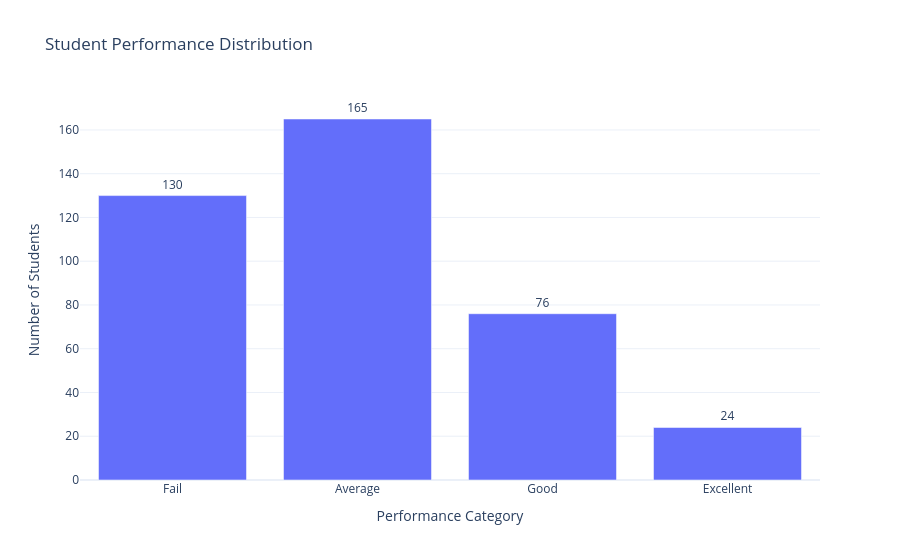

The cell this chart's notebook holds for it:
### Markdown cell above
## 3. Interactive Performance Distribution

### Code cell
performance_order = ['Fail', 'Average', 'Good', 'Excellent']
performance_counts = (
    df['performance_category']
      .value_counts()
      .reindex(performance_order, fill_value=0)
      .reset_index()
)
performance_counts.columns = ['Performance Category', 'Students']

fig = px.bar(
    performance_counts,
    x='Performance Category',
    y='Students',
    text='Students',
    title='Student Performance Distribution',
    hover_data={'Students': True}
)
fig.update_traces(textposition='outside')
fig.update_layout(template='plotly_white', yaxis_title='Number of Students')
fig.show()

### Figure 1 — Plotly figure (JSON) as saved in the notebook; plotly's stock layout.template omitted (floating-point values rounded to 4 significant figures)
{"data": [{"hovertemplate": "Performance Category=%{x}<br>Students=%{text}<extra></extra>", "legendgroup": "", "marker": {"color": "#636efa", "pattern": {"shape": ""}}, "name": "", "orientation": "v", "showlegend": false, "text": [130.0, 165.0, 76.0, 24.0], "textposition": "outside", "type": "bar", "x": ["Fail", "Average", "Good", "Excellent"], "xaxis": "x", "y": [130, 165, 76, 24], "yaxis": "y"}], "layout": {"barmode": "relative", "legend": {"tracegroupgap": 0}, "title": {"text": "Student Performance Distribution"}, "xaxis": {"anchor": "y", "domain": [0, 1], "title": {"text": "Performance Category"}}, "yaxis": {"anchor": "x", "domain": [0, 1], "title": {"text": "Number of Students"}}}}
